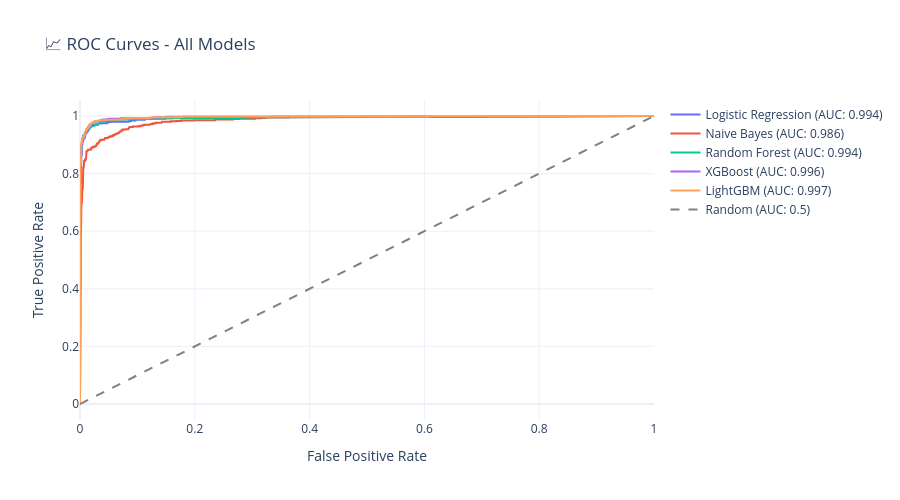

The code cell stored with this chart in its notebook:
### Code cell
# ============================================
# 📈 ROC CURVE ANALYSIS
# ============================================

fig = go.Figure()

for name, result in results.items():
    fpr, tpr, _ = roc_curve(y_test, result['probabilities'])
    
    fig.add_trace(go.Scatter(
        x=fpr, y=tpr,
        mode='lines',
        name=f"{name} (AUC: {result['roc_auc']:.3f})"
    ))

# Add diagonal line
fig.add_trace(go.Scatter(
    x=[0, 1], y=[0, 1],
    mode='lines',
    line=dict(dash='dash', color='gray'),
    name='Random (AUC: 0.5)'
))

fig.update_layout(
    title='📈 ROC Curves - All Models',
    xaxis_title='False Positive Rate',
    yaxis_title='True Positive Rate',
    template='plotly_white',
    height=500
)

fig.show()
